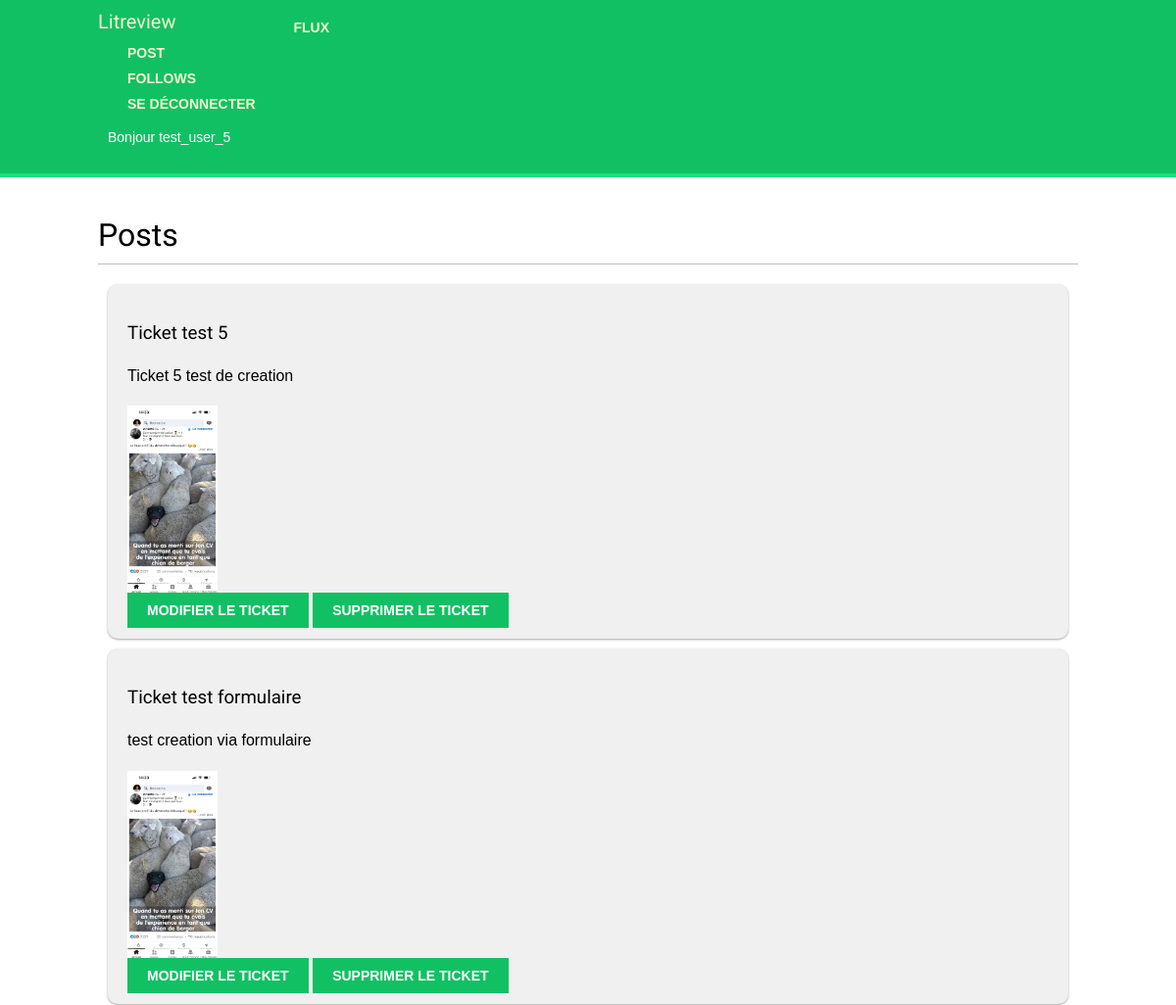
Page /litreview_app/posts/ (signed in, upper part) on the earlier database version.
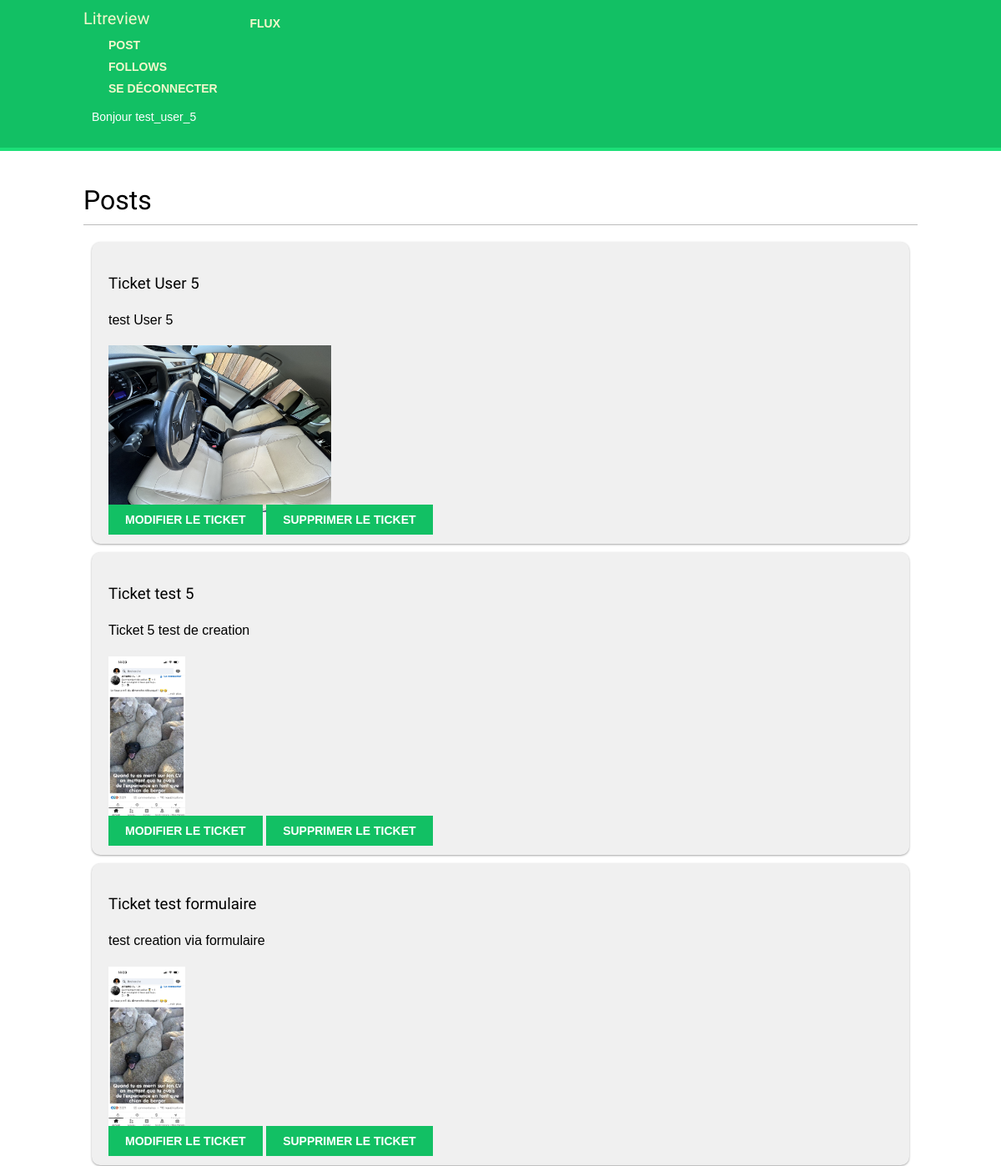
Same page on the later database version.
### litreview_app/models.py (models this page shows)
class Ticket(models.Model):
    title = models.CharField(max_length=128)
    description = models.TextField(max_length=2048, blank=True)
    user = models.ForeignKey(settings.AUTH_USER_MODEL, on_delete=models.CASCADE)
    time_created = models.DateTimeField(auto_now_add=True)
    image = models.ImageField(null=True, blank=True, upload_to='tickets/') #Ajout du repertoire pour stocker les images

### litreview_app/views/dashboard.py (the view)
# urls.py: path('posts/', views.posts, name='posts'),
@login_required
def posts(request): #mes postes uniquements
    tickets = Ticket.objects.all().order_by('-id') # Récupérer les tickets et les trier par ordre décroissant d'ID
    tickets = tickets.annotate(content_type=Value('TICKET', CharField()))
    reviews = Review.objects.all()
    reviews = reviews.annotate(content_type=Value('REVIEW', CharField()))
    posts = sorted(
        chain(reviews, tickets),
        key=lambda post: post.time_created,
        reverse=True
    )
    context = {
        'section': 'dashboard',
        'posts' : posts,
    }
    return render(request, 'litreview_app/posts.html', context)

### litreview_app/templates/litreview_app/posts.html (shortened to what this page needs)
{% extends "base.html" %}
{% load static %}
      {% block content %}
        <h1>Posts</h1>
          <div class="reviews">
            {% for post  in posts %}
                {% if post.content_type == 'REVIEW' %}
                    <div class="review">
                        <h3>{{ post.headline }}</h3>
                        <p>{{ post.body }}</p>
                        <p>Rating: {{ post.rating }}</p>
                        <div class="ticket">
                            <h4>{{ post.ticket.title }}</h4>
                            <p>{{ post.ticket.description }}</p>
                            {% if post.ticket.image %}
                                <img src="{{ post.ticket.image.url }}" alt="{{ post.ticket.title }}" class="ticket-image">
                            {% endif %}
                        </div>
                        <a href="{% url 'update_review' review_id=post.id %}" class="button">Modifier la critique</a>
                        <a href="{% url 'delete_review' review_id=post.id %}" class="button">Supprimer la critique</a>
                    </div>
                {% elif post.content_type == 'TICKET' %}
                    <div class="ticket">
                        <h3>{{ post.title }}</h3>
                        <p>{{ post.description }}</p>
                        {% if post.image %}
                            <img src="{{ post.image.url }}" alt="{{ post.title }}" class="ticket-image">
                        {% endif %}
                        <a href="{% url 'update_ticket' ticket_id=post.id %}" class="button">Modifier le ticket</a>
                        <a href="{% url 'delete_ticket' ticket_id=post.id %}" class="button">Supprimer le ticket</a>
                    </div>
                {% endif %}
            {% empty %}
                <p>Aucune critique trouvée</p>
            {% endfor %}
          </div>
      {% endblock %}

Differences in the rows shown:
added Ticket: title "Ticket User 5", description "test User 5", image (picture)
